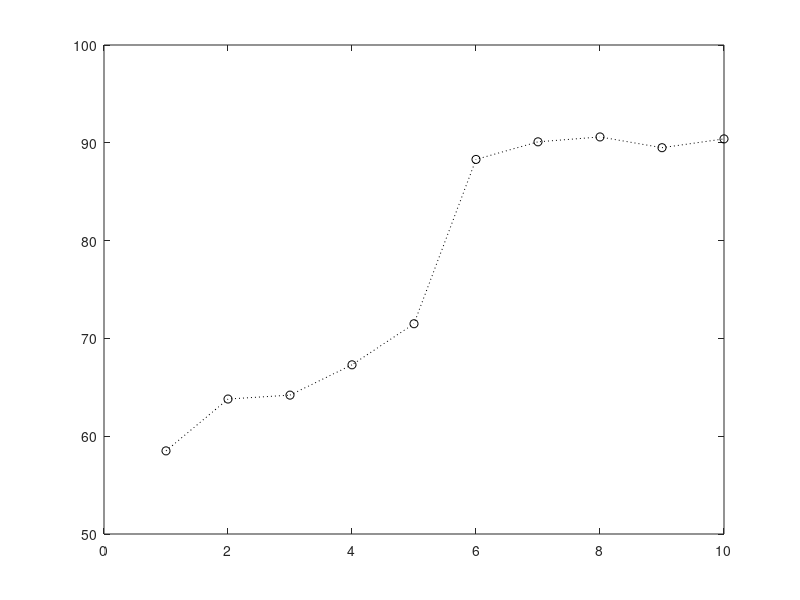

Recreate this plot in MATLAB.
a = 0:pi/100:3*pi;
b = sin(a); 
plot (a, b)

xlabel('x = 0:2\pi')  
ylabel('Sine of x')  
title('Plot of the Sine function')


   x = [1:10];  
    y = [58.5, 63.8, 64.2, 67.3, 71.5, 88.3, 90.1, 90.6, 89.5, 90.4];  
    plot(x, y,':ok')